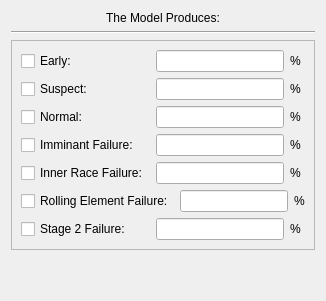
      <widget class="QWidget" name="tab_8">
       <attribute name="title">
        <string>Machine Learning Results</string>
       </attribute>
       <layout class="QGridLayout" name="gridLayout_10">
        <item row="3" column="0">
         <spacer name="verticalSpacer_7">
          <property name="orientation">
           <enum>Qt::Vertical</enum>
          </property>
          <property name="sizeHint" stdset="0">
           <size>
            <width>20</width>
            <height>40</height>
           </size>
          </property>
         </spacer>
        </item>
        <item row="0" column="0">
         <widget class="QLabel" name="label_34">
          <property name="text">
           <string>The Model Produces:</string>
          </property>
          <property name="alignment">
           <set>Qt::AlignCenter</set>
          </property>
         </widget>
        </item>
        <item row="2" column="0">
         <widget class="QFrame" name="frame">
          <property name="frameShape">
           <enum>QFrame::StyledPanel</enum>
          </property>
          <property name="frameShadow">
           <enum>QFrame::Raised</enum>
          </property>
          <layout class="QVBoxLayout" name="verticalLayout_9">
           <item>
            <layout class="QHBoxLayout" name="horizontalLayout_39">
             <item>
              <widget class="QCheckBox" name="early_cb">
               <property name="sizePolicy">
                <sizepolicy hsizetype="Maximum" vsizetype="Fixed">
                 <horstretch>0</horstretch>
                 <verstretch>0</verstretch>
                </sizepolicy>
               </property>
               <property name="maximumSize">
                <size>
                 <width>170</width>
                 <height>16777215</height>
                </size>
               </property>
               <property name="text">
                <string>Early:</string>
               </property>
              </widget>
             </item>
             <item>
              <widget class="QLineEdit" name="earlyEdit">
               <property name="sizePolicy">
                <sizepolicy hsizetype="Preferred" vsizetype="Fixed">
                 <horstretch>0</horstretch>
                 <verstretch>0</verstretch>
                </sizepolicy>
               </property>
              </widget>
             </item>
             <item>
              <widget class="QLabel" name="label_46">
               <property name="sizePolicy">
                <sizepolicy hsizetype="Maximum" vsizetype="Preferred">
                 <horstretch>0</horstretch>
                 <verstretch>0</verstretch>
                </sizepolicy>
               </property>
               <property name="maximumSize">
                <size>
                 <width>15</width>
                 <height>16777215</height>
                </size>
               </property>
               <property name="text">
                <string>%</string>
               </property>
              </widget>
             </item>
            </layout>
           </item>
           <item>
            <layout class="QHBoxLayout" name="horizontalLayout_40">
             <item>
              <widget class="QCheckBox" name="suspect_cb">
               <property name="sizePolicy">
                <sizepolicy hsizetype="Maximum" vsizetype="Fixed">
                 <horstretch>0</horstretch>
                 <verstretch>0</verstretch>
                </sizepolicy>
               </property>
               <property name="maximumSize">
                <size>
                 <width>170</width>
                 <height>16777215</height>
                </size>
               </property>
               <property name="text">
                <string>Suspect:</string>
               </property>
              </widget>
             </item>
             <item>
              <widget class="QLineEdit" name="suspectEdit">
               <property name="sizePolicy">
                <sizepolicy hsizetype="Preferred" vsizetype="Fixed">
                 <horstretch>0</horstretch>
                 <verstretch>0</verstretch>
                </sizepolicy>
               </property>
              </widget>
             </item>
             <item>
              <widget class="QLabel" name="label_20">
               <property name="sizePolicy">
                <sizepolicy hsizetype="Maximum" vsizetype="Preferred">
                 <horstretch>0</horstretch>
                 <verstretch>0</verstretch>
                </sizepolicy>
               </property>
               <property name="maximumSize">
                <size>
                 <width>15</width>
                 <height>16777215</height>
                </size>
               </property>
               <property name="text">
                <string>%</string>
               </property>
              </widget>
             </item>
            </layout>
           </item>
           <item>
            <layout class="QHBoxLayout" name="horizontalLayout_41">
             <item>
              <widget class="QCheckBox" name="normal_cb">
               <property name="sizePolicy">
                <sizepolicy hsizetype="Maximum" vsizetype="Fixed">
                 <horstretch>0</horstretch>
                 <verstretch>0</verstretch>
                </sizepolicy>
               </property>
               <property name="maximumSize">
                <size>
                 <width>170</width>
                 <height>16777215</height>
                </size>
               </property>
               <property name="text">
                <string>Normal:</string>
               </property>
              </widget>
             </item>
             <item>
              <widget class="QLineEdit" name="normalEdit">
               <property name="sizePolicy">
                <sizepolicy hsizetype="Preferred" vsizetype="Fixed">
                 <horstretch>0</horstretch>
                 <verstretch>0</verstretch>
                </sizepolicy>
               </property>
              </widget>
             </item>
             <item>
              <widget class="QLabel" name="label_41">
               <property name="sizePolicy">
                <sizepolicy hsizetype="Maximum" vsizetype="Preferred">
                 <horstretch>0</horstretch>
                 <verstretch>0</verstretch>
                </sizepolicy>
               </property>
               <property name="maximumSize">
                <size>
                 <width>15</width>
                 <height>16777215</height>
                </size>
               </property>
               <property name="text">
                <string>%</string>
               </property>
              </widget>
             </item>
            </layout>
           </item>
           <item>
            <layout class="QHBoxLayout" name="horizontalLayout_42">
             <item>
              <widget class="QCheckBox" name="imminant_cb">
               <property name="sizePolicy">
                <sizepolicy hsizetype="Maximum" vsizetype="Fixed">
                 <horstretch>0</horstretch>
                 <verstretch>0</verstretch>
                </sizepolicy>
               </property>
               <property name="maximumSize">
                <size>
                 <width>170</width>
                 <height>16777215</height>
                </size>
               </property>
               <property name="text">
                <string>Imminant Failure:</string>
               </property>
              </widget>
             </item>
             <item>
              <widget class="QLineEdit" name="immEdit">
               <property name="sizePolicy">
                <sizepolicy hsizetype="Preferred" vsizetype="Fixed">
                 <horstretch>0</horstretch>
                 <verstretch>0</verstretch>
                </sizepolicy>
               </property>
              </widget>
             </item>
             <item>
              <widget class="QLabel" name="label_42">
               <property name="sizePolicy">
                <sizepolicy hsizetype="Maximum" vsizetype="Preferred">
                 <horstretch>0</horstretch>
                 <verstretch>0</verstretch>
                </sizepolicy>
               </property>
               <property name="maximumSize">
                <size>
                 <width>15</width>
                 <height>16777215</height>
                </size>
               </property>
               <property name="text">
                <string>%</string>
               </property>
              </widget>
             </item>
            </layout>
           </item>
           <item>
            <layout class="QHBoxLayout" name="horizontalLayout_43">
             <item>
              <widget class="QCheckBox" name="innerrace_cb">
               <property name="sizePolicy">
                <sizepolicy hsizetype="Maximum" vsizetype="Fixed">
                 <horstretch>0</horstretch>
                 <verstretch>0</verstretch>
                </sizepolicy>
               </property>
               <property name="maximumSize">
                <size>
                 <width>170</width>
                 <height>16777215</height>
                </size>
               </property>
               <property name="text">
                <string>Inner Race Failure:</string>
               </property>
              </widget>
             </item>
             <item>
              <widget class="QLineEdit" name="innerEdit">
               <property name="sizePolicy">
                <sizepolicy hsizetype="Preferred" vsizetype="Fixed">
                 <horstretch>0</horstretch>
                 <verstretch>0</verstretch>
                </sizepolicy>
               </property>
              </widget>
             </item>
             <item>
              <widget class="QLabel" name="label_43">
               <property name="sizePolicy">
                <sizepolicy hsizetype="Maximum" vsizetype="Preferred">
                 <horstretch>0</horstretch>
                 <verstretch>0</verstretch>
                </sizepolicy>
               </property>
               <property name="maximumSize">
                <size>
                 <width>15</width>
                 <height>16777215</height>
                </size>
               </property>
               <property name="text">
                <string>%</string>
               </property>
              </widget>
             </item>
            </layout>
           </item>
           <item>
            <layout class="QHBoxLayout" name="horizontalLayout_44">
             <item>
              <widget class="QCheckBox" name="rollingelement_cb">
               <property name="sizePolicy">
                <sizepolicy hsizetype="Maximum" vsizetype="Fixed">
                 <horstretch>0</horstretch>
                 <verstretch>0</verstretch>
                </sizepolicy>
               </property>
               <property name="maximumSize">
                <size>
                 <width>170</width>
                 <height>16777215</height>
                </size>
               </property>
               <property name="baseSize">
                <size>
                 <width>167</width>
                 <height>0</height>
                </size>
               </property>
               <property name="text">
                <string>Rolling Element Failure:</string>
               </property>
              </widget>
             </item>
             <item>
              <widget class="QLineEdit" name="rollingEdit">
               <property name="sizePolicy">
                <sizepolicy hsizetype="Preferred" vsizetype="Fixed">
                 <horstretch>0</horstretch>
                 <verstretch>0</verstretch>
                </sizepolicy>
               </property>
              </widget>
             </item>
             <item>
              <widget class="QLabel" name="label_44">
               <property name="sizePolicy">
                <sizepolicy hsizetype="Maximum" vsizetype="Preferred">
                 <horstretch>0</horstretch>
                 <verstretch>0</verstretch>
                </sizepolicy>
               </property>
               <property name="maximumSize">
                <size>
                 <width>15</width>
                 <height>16777215</height>
                </size>
               </property>
               <property name="text">
                <string>%</string>
               </property>
              </widget>
             </item>
            </layout>
           </item>
           <item>
            <layout class="QHBoxLayout" name="horizontalLayout_46">
             <item>
              <widget class="QCheckBox" name="Stage2_cb">
               <property name="sizePolicy">
                <sizepolicy hsizetype="Maximum" vsizetype="Fixed">
                 <horstretch>0</horstretch>
                 <verstretch>0</verstretch>
                </sizepolicy>
               </property>
               <property name="maximumSize">
                <size>
                 <width>170</width>
                 <height>16777215</height>
                </size>
               </property>
               <property name="text">
                <string>Stage 2 Failure:</string>
               </property>
              </widget>
             </item>
             <item>
              <widget class="QLineEdit" name="stageEdit">
               <property name="sizePolicy">
                <sizepolicy hsizetype="Preferred" vsizetype="Fixed">
                 <horstretch>0</horstretch>
                 <verstretch>0</verstretch>
                </sizepolicy>
               </property>
              </widget>
             </item>
             <item>
              <widget class="QLabel" name="label_45">
               <property name="sizePolicy">
                <sizepolicy hsizetype="Maximum" vsizetype="Preferred">
                 <horstretch>0</horstretch>
                 <verstretch>0</verstretch>
                </sizepolicy>
               </property>
               <property name="maximumSize">
                <size>
                 <width>15</width>
                 <height>16777215</height>
                </size>
               </property>
               <property name="text">
                <string>%</string>
               </property>
              </widget>
             </item>
            </layout>
           </item>
          </layout>
         </widget>
        </item>
        <item row="1" column="0">
         <widget class="Line" name="line">
          <property name="orientation">
           <enum>Qt::Horizontal</enum>
          </property>
         </widget>
        </item>
       </layout>
      </widget>
